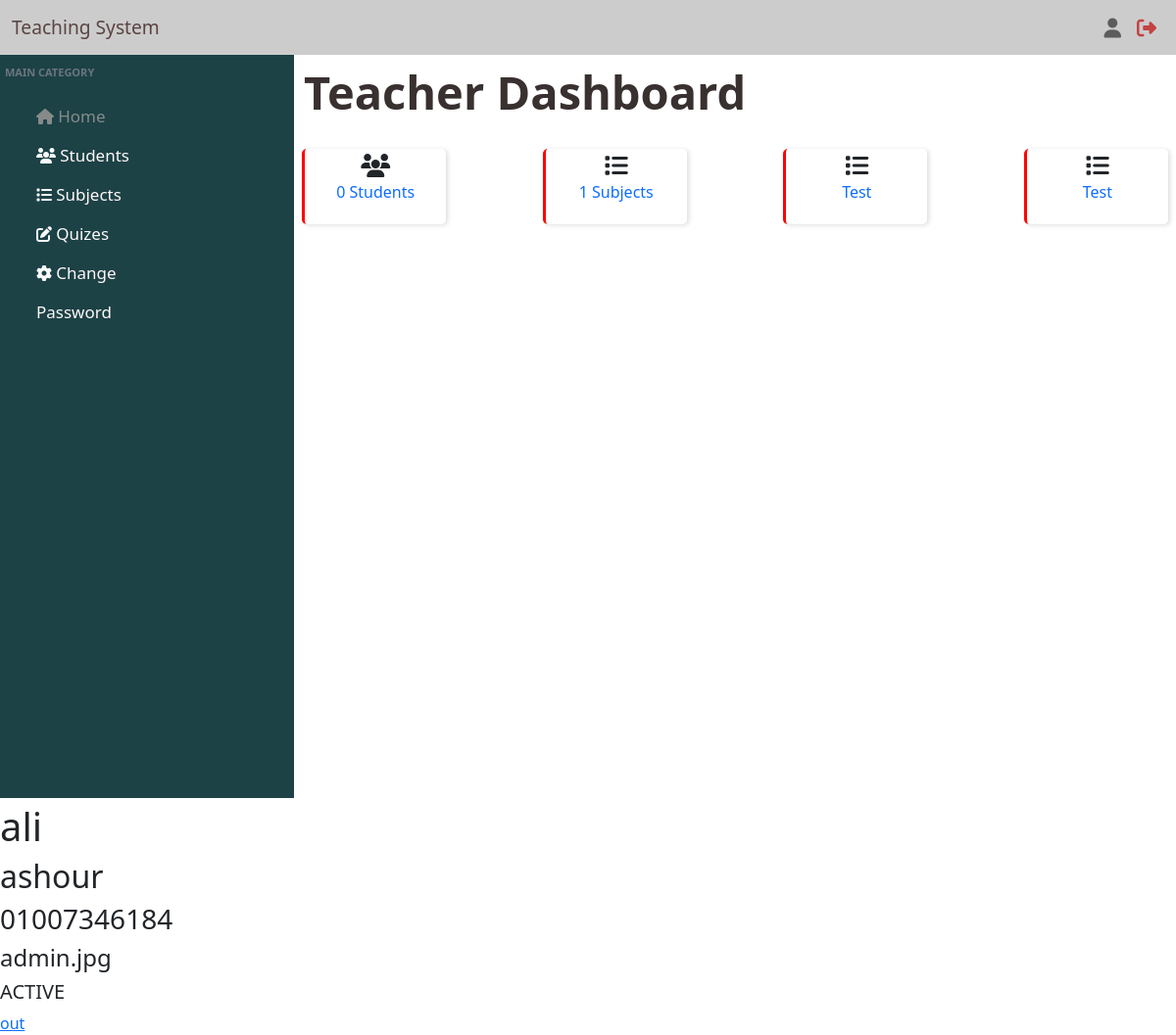
The page /teacher/index.php (signed in) on the database its author committed.
### tables this page shows
CREATE TABLE `users` (
  `user_id` int(11) NOT NULL,
  `user_first_name` varchar(50) NOT NULL,
  `user_last_name` varchar(50) NOT NULL,
  `user_number` varchar(11) NOT NULL,
  `user_image` varchar(100) NOT NULL,
  `user_type` enum('ADMIN','TEACHER','STUDENT') NOT NULL DEFAULT 'STUDENT',
  `user_status` enum('ACTIVE','PENDED') NOT NULL DEFAULT 'PENDED',
  `user_password` varchar(50) NOT NULL
);

### teacher/init.php (called while the page is built, shortened)
<?php
    include_once "../modules/Teacher.php";
    $database = new Database() ;
    $db = $database->connect() ;
    $teacher = new Teacher($db) ;
    $main_css = "../layout/css/" ;
    $css = "../layout/teacher/css/" ;
    $templates = "../inc/templates/" ;
    include_once $templates . 'header.php' ;

### modules/Teacher.php (called while the page is built, shortened)
<?php
    class Teacher{
        private $con = null;
        private $tbl = 'users' ;
        protected $user_first_name ;
        protected $user_last_name ;
        protected $user_number ;
        protected $user_image;
        protected $user_status ;
        public function __construct($db)
        {
            $this->con = $db ;
        }
        public function set_user_first_name($user_first_name)
        {
            $this->user_first_name = $user_first_name ;
        }
        public function set_user_last_name($user_last_name)
        {
            $this->user_last_name = $user_last_name ;
        }
        public function set_user_number($user_number)
        {
            $this->user_number = $user_number ;
        }
        public function set_user_image($user_image)
        {
            $this->user_image = $user_image ;
        }
        public function set_user_status($user_status)
        {
            $this->user_status = $user_status ;
        }
        public function get_user_first_name()
        {
            return $this->user_first_name ;
        }
        public function get_user_last_name()
        {
            return $this->user_last_name ;
        }
        public function get_user_number()
        {
            return $this->user_number  ;
        }
        public function get_user_image()
        {
            return $this->user_image ;
        }
        public function get_user_status()
        {
            return $this->user_status  ;
        }
        public function get_main_category()
        {
            $data = array(
                "categores" => ['home', 'students', 'subjects', 'quizes', 'change password'],
                "icons" => ['<i class="fa-solid fa-house"></i>', '<i class="fa-solid fa-users"></i>', '<i class="fa-solid fa-list"></i>','<i class="fa-solid fa-pen-to-square"></i>','<i class="fa-solid fa-gear"></i>']
            ) ;
            return $data ;
        }
        public function fetch_data($teacher_id)
        {
            $q = "SELECT * FROM $this->tbl WHERE user_id = :user_id" ;
            $stmt = $this->con->prepare($q) ;
            $stmt->execute(array( ':user_id' => $teacher_id )) ;
            return $stmt ;
        }
        public function fetch_subject_count($teacher_id){
            $q = "SELECT COUNT(*) FROM subjects WHERE subject_publisher = :teacher_id" ;
            $stmt = $this->con->prepare($q) ;
            $stmt->execute(array( ':teacher_id' => $teacher_id )) ;
            return $stmt->rowCount() ;
        }
        public function fetch_student_count($teacher_id){
            $q = "SELECT COUNt(*) as number FROM `enrollments` WHERE enrollment_subject_id IN (SELECT subject_id FROM subjects WHERE subject_publisher = :teacher_id)" ;
            $stmt = $this->con->prepare($q) ;
            $stmt->execute(array( ':teacher_id' => $teacher_id )) ;
            $row = $stmt->fetch() ;
            return $row['number'];
        }
    }
?>

### teacher/index.php (the view, shortened to what this page needs)
<?php
    $page_title = "dashboard" ;
    include_once "./init.php" ;
    $res = $teacher->fetch_data($_SESSION['user_id']) ;
    if($res->rowCount()){
        while ($row = $res->fetch(PDO::FETCH_ASSOC)) {
            extract($row) ;
            $teacher->set_user_first_name($user_first_name) ;
            $teacher->set_user_last_name($user_last_name) ;
            $teacher->set_user_number($user_number) ;
            $teacher->set_user_image($user_image) ;
            $teacher->set_user_status($user_status) ;
            $teacher->set_user_password($user_password) ;
        }
        ?>
                    <div class="menu col-3 text-light">
                        <p class="main-category col-12 text-gray text-uppercase fw-semibold text-muted">main category</p>
                        <div class="categoreys col-12">
                            <ul>
                                <div class="container-fluid">
                                    <?php
                                        $data = $teacher->get_main_category() ;
                                        $item = '' ;
                                        $i = 0 ;
                                        foreach ($data['categores'] as $category) {
                                            $item .='
                                                    <div class="row">
                                                            <div class="col-6 text-start">
                                                                <li class="';
                                                                if($page_title == $category || ($page_title =='dashboard' && $category =='home')){
                                                                    $item .='active' ;
                                                                }
                                                                $item .= '">
                                                                    '.$data['icons'][$i].' <a class="text-capitalize';
                                                                if($page_title == $category || ($page_title =='dashboard' && $category =='home')){
                                                                    $item .=' active' ;
                                                                }
                                                                $item .= '" ';
                                                                if($category == 'home'){
                                                                    $item .= 'href="./"' ;
                                                                }elseif($category == "change password"){
                                                                    $item .= 'id="change_password_button"' ;
                                                                }else{
                                                                    $item .= 'href="./'.$category.'.php"' ;
                                                                }
                                                                $item .='>'.$category.'</a>
                                                                </li>
                                                            </div>
                                                    </div>' ;
                                            $i = $i +1 ;
                                        }
                                        echo $item ;
                                    ?>
                                </div>
                            </ul>
                        </div>
                    </div>
                    <div class="data col-9">
                        <h1 class="text-capitalize">
                            teacher dashboard
                        </h1>
                        <div class="statistics">
                            <div class="row justify-content-space-between">
                                <div class="col-10 col-sm-10 col-md-5 col-lg-2">
                                    <i class="fa-solid fa-users fs-4"></i>
                                    <p class="text-capitalize text-primary">
                                        <a href="./students.php">
                                            <span><?php echo $teacher->fetch_student_count($_SESSION['user_id'])?></span>
                                            students
                                        </a>
                                    </p>
                                </div>
                                <div class="col-10 col-sm-10 col-md-5 col-lg-2">
                                    <i class="fa-solid fa-list fs-4"></i>
                                    <p class="text-capitalize text-primary">
                                        <a href="./subjects.php">
                                            <span><?php echo $teacher->fetch_subject_count($_SESSION['user_id'])?></span>
                                            subjects
                                        </a>
                                    </p>
                                </div>
                                <div class="col-10 col-sm-10 col-md-5 col-lg-2">
                                    <i class="fa-solid fa-list fs-4"></i>
                                    <p class="text-capitalize text-primary">test</p>
                                </div>
                                <div class="col-10 col-sm-10 col-md-5 col-lg-2">
                                    <i class="fa-solid fa-list fs-4"></i>
                                    <p class="text-capitalize text-primary">test</p>
                                </div>
                            </div>
                        </div>
                    </div>
                </div>
            </div>
        <?php
        echo '<h1>'.$teacher->get_user_first_name().'</h1>' ;
        echo '<h2>'.$teacher->get_user_last_name().'</h2>' ;
        echo '<h3>'.$teacher->get_user_number().'</h3>' ;
        echo '<h4>'.$teacher->get_user_image().'</h4>' ;
        echo '<h5>'.$teacher->get_user_status().'</h5>' ;
    }else{
        echo "there are no user with id = 3" ;
    }
    echo '<a href="../logout.php">out</a>' ;
?>
</body>
</html>

### inc/templates/header.php (shortened to what this page needs)
<!doctype html>
<html lang="en">
    <head>
        <link rel="stylesheet" href="<?php echo $css ?>reset.css">
        <link href="https://cdn.jsdelivr.net/npm/bootstrap@5.2.2/dist/css/bootstrap.min.css" rel="stylesheet">
        <link rel="stylesheet" href="https://cdnjs.cloudflare.com/ajax/libs/font-awesome/6.2.0/css/all.min.css">
        <link rel="stylesheet" type="text/css" href="https://cdn.datatables.net/v/bs5/jq-3.6.0/dt-1.12.1/datatables.min.css"/>
        <link rel="stylesheet" href="<?php echo $main_css ?>main_style.css">
        <link rel="stylesheet" href="<?php echo $css ?>style.css">
    </head>
    <body onresize="re_size_page()">
        <div class="container-fluid">
            <div class="row">
                <div class="col-12">
                    <nav class="navbar navbar-expand-lg">
                        <div class="container-fluid">
                            <a class="navbar-brand" href="#">Teaching System</a>
                            <div class="collapse navbar-collapse justify-content-end" id="navbarSupportedContent">
                                <ul class="navbar-nav mb-2 mb-lg-0">
                                    <li class="nav-item">
                                        <a class="nav-link" href="../profile.php"><i title="profile" class="fa-solid fa-user fa-lg"></i></a>
                                    </li>
                                    <li class="nav-item">
                                        <a class="nav-link" href="../logout.php"><i title="logout" class="fa-solid fa-right-from-bracket fa-lg "></i></a>
                                    </li>
                                </ul>
                            </div>
                        </div>
                    </nav>
                </div>

### layout/css/main_style.css (style rules this page uses)
* { padding: 0 ; margin: 0 ; box-sizing: border-box ; }
.row > * { padding: 0px !important; }
.navbar { background-color: #CCC; }
.navbar .navbar-brand { font-size: larger; font-weight: 500; color: #5b4444 !important; }
.navbar .fa-right-from-bracket { color: #c34242 ; }
.menu { background-color: #1c4246; padding: 10px 5px 5px !important; }
.menu .main-category { font-size: 11px; }
.menu ul { line-height: 40px; list-style-type: none; }
.menu ul li { line-height: 40px; list-style-type: none; }
.menu #change_password_button { cursor: pointer; }
.menu ul li.active, .menu ul .row li a.active { color: #868b89; }
.menu ul .row li a { text-decoration: none; color: #fff7f7; font-size: 17px; font-weight: 400; }
.data { padding: 10px !important; background-color: #FFF; }
.data h1 { color: #393030; font-size: 47px; font-weight: 600; }
.data > div { margin-top: 20px; padding: 10px !important; }
.data .statistics .row { justify-content: space-between; }
.data .statistics .row > div { padding: 5px !important ; margin-bottom: 2px; border-left: 3px solid red; border-radius: 5px; text-align: center; background-color: #ffffff7a; box-shadow: 2px 1px 5px #ddd; }
.data .statistics .row > div > p > a { cursor: pointer; text-decoration: none; }

### layout/teacher/css/style.css (style rules this page uses)
* { padding: 0; margin: 0; box-sizing: border-box; }

### rows shown on the page
users: user_first_name "ali", user_last_name "ashour", user_number "01007346184", user_image "admin.jpg", user_status "ACTIVE"

### other values the page prints
$category "Home"
$category "Students"
$category "Subjects"
$category "Quizes"
$category "Change Password"
$teacher->fetch_student_count($_SESSION['user_id']) "0"
$teacher->fetch_subject_count($_SESSION['user_id']) "1"
